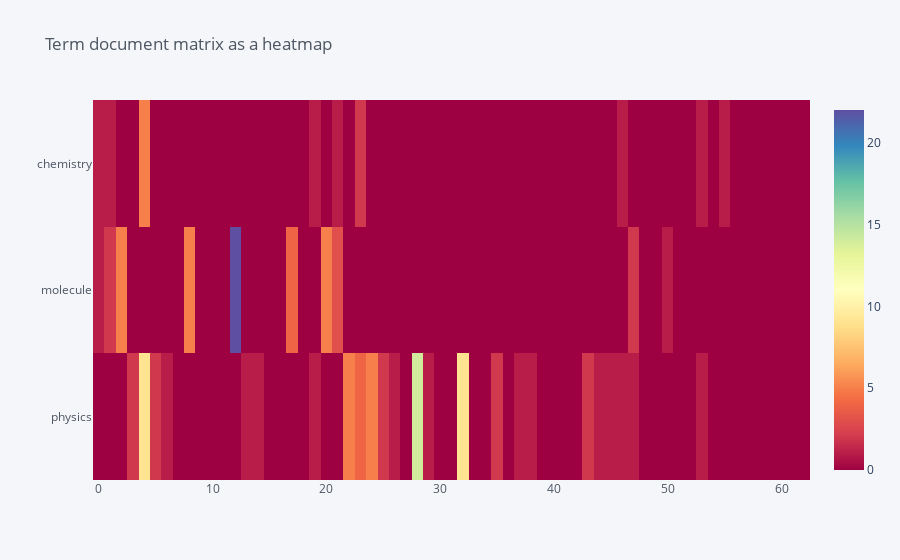

The code cell stored with this chart in its notebook:
### Code cell
df[['physics', 'molecule','chemistry']].iplot(kind='heatmap',colorscale='spectral',title='Term document matrix as a heatmap')

### Figure 1 — Plotly figure (JSON) as saved in the notebook; plotly's stock layout.template omitted (floating-point values rounded to 4 significant figures; data arrays with more than 128 entries replaced by an {"elided": "..."} marker saying what was removed)
{"data": [{"colorscale": [[0, "rgb(158,1,66)"], [0.1, "rgb(213,62,79)"], [0.2, "rgb(244,109,67)"], [0.3, "rgb(253,174,97)"], [0.4, "rgb(254,224,139)"], [0.5, "rgb(255,255,191)"], [0.6, "rgb(230,245,152)"], [0.7, "rgb(171,221,164)"], [0.8, "rgb(102,194,165)"], [0.9, "rgb(50,136,189)"], [1, "rgb(94,79,162)"]], "type": "heatmap", "x": [0, 1, 2, 3, 4, 5, 6, 7, 8, 9, 10, 11, 12, 13, 14, 15, 16, 17, 18, 19, 20, 21, 22, 23, 24, 25, 26, 27, 28, 29, 30, 31, 32, 33, 34, 35, 36, 37, 38, 39, 40, 41, 42, 43, 44, 45, 46, 47, 48, 49, 50, 51, 52, 53, 54, 55, 56, 57, 58, 59, 60, 61, 62], "y": ["physics", "molecule", "chemistry"], "z": {"elided": "3x63 int values"}, "zmax": 22, "zmin": 0}], "layout": {"legend": {"bgcolor": "#F5F6F9", "font": {"color": "#4D5663"}}, "paper_bgcolor": "#F5F6F9", "plot_bgcolor": "#F5F6F9", "title": {"font": {"color": "#4D5663"}, "text": "Term document matrix as a heatmap"}, "xaxis": {"gridcolor": "#E1E5ED", "showgrid": true, "tickfont": {"color": "#4D5663"}, "title": {"font": {"color": "#4D5663"}, "text": ""}, "zerolinecolor": "#E1E5ED"}, "yaxis": {"gridcolor": "#E1E5ED", "showgrid": true, "tickfont": {"color": "#4D5663"}, "title": {"font": {"color": "#4D5663"}, "text": ""}, "zerolinecolor": "#E1E5ED"}}}
